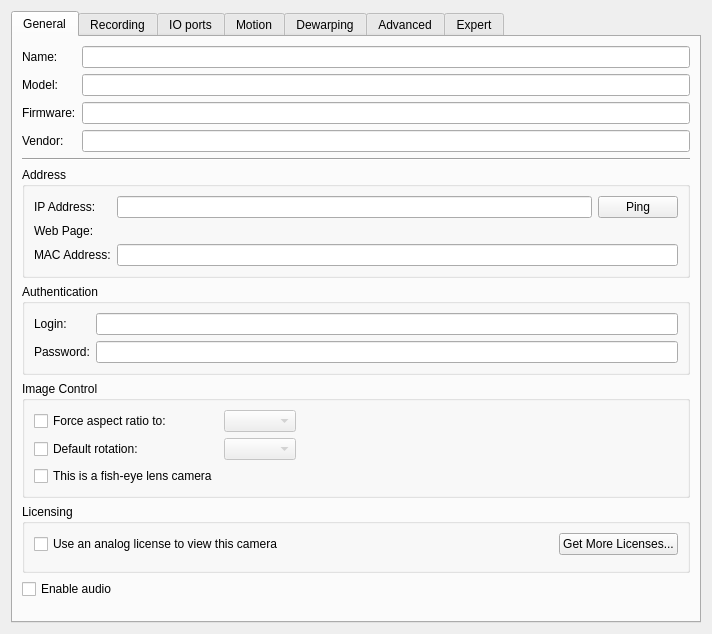
<?xml version="1.0" encoding="UTF-8"?>
<ui version="4.0">
 <class>SingleCameraSettingsWidget</class>
 <widget class="QWidget" name="SingleCameraSettingsWidget">
  <property name="geometry">
   <rect>
    <x>0</x>
    <y>0</y>
    <width>712</width>
    <height>634</height>
   </rect>
  </property>
  <property name="windowTitle">
   <string>Camera settings</string>
  </property>
  <layout class="QVBoxLayout" name="verticalLayout_8">
   <item>
    <widget class="QTabWidget" name="tabWidget">
     <property name="currentIndex">
      <number>0</number>
     </property>
     <widget class="QWidget" name="generalTab">
      <attribute name="title">
       <string>General</string>
      </attribute>
      <layout class="QVBoxLayout" name="verticalLayout_2">
       <item>
        <layout class="QFormLayout" name="formLayout_3">
         <property name="fieldGrowthPolicy">
          <enum>QFormLayout::AllNonFixedFieldsGrow</enum>
         </property>
         <item row="0" column="0">
          <widget class="QLabel" name="nameLabel">
           <property name="text">
            <string>Name:</string>
           </property>
          </widget>
         </item>
         <item row="0" column="1">
          <widget class="QLineEdit" name="nameEdit"/>
         </item>
         <item row="1" column="0">
          <widget class="QLabel" name="modelLabel">
           <property name="text">
            <string>Model:</string>
           </property>
          </widget>
         </item>
         <item row="1" column="1">
          <widget class="QLineEdit" name="modelEdit">
           <property name="readOnly">
            <bool>true</bool>
           </property>
          </widget>
         </item>
         <item row="2" column="0">
          <widget class="QLabel" name="firmwareLabel">
           <property name="text">
            <string>Firmware:</string>
           </property>
          </widget>
         </item>
         <item row="2" column="1">
          <widget class="QLineEdit" name="firmwareEdit">
           <property name="readOnly">
            <bool>true</bool>
           </property>
          </widget>
         </item>
         <item row="3" column="0">
          <widget class="QLabel" name="vendorLabel">
           <property name="text">
            <string>Vendor:</string>
           </property>
          </widget>
         </item>
         <item row="3" column="1">
          <widget class="QLineEdit" name="vendorEdit">
           <property name="readOnly">
            <bool>true</bool>
           </property>
          </widget>
         </item>
        </layout>
       </item>
       <item>
        <widget class="Line" name="line">
         <property name="orientation">
          <enum>Qt::Horizontal</enum>
         </property>
        </widget>
       </item>
       <item>
        <widget class="QGroupBox" name="addressGroupBox">
         <property name="title">
          <string>Address</string>
         </property>
         <layout class="QFormLayout" name="formLayout_5">
          <item row="0" column="1">
           <layout class="QHBoxLayout" name="horizontalLayout_5">
            <item>
             <widget class="QLineEdit" name="ipAddressEdit">
              <property name="enabled">
               <bool>true</bool>
              </property>
              <property name="frame">
               <bool>true</bool>
              </property>
              <property name="readOnly">
               <bool>true</bool>
              </property>
             </widget>
            </item>
            <item>
             <widget class="QPushButton" name="pingButton">
              <property name="sizePolicy">
               <sizepolicy hsizetype="Fixed" vsizetype="Fixed">
                <horstretch>0</horstretch>
                <verstretch>0</verstretch>
               </sizepolicy>
              </property>
              <property name="text">
               <string>Ping</string>
              </property>
             </widget>
            </item>
           </layout>
          </item>
          <item row="1" column="0">
           <widget class="QLabel" name="label">
            <property name="text">
             <string>Web Page:</string>
            </property>
           </widget>
          </item>
          <item row="1" column="1">
           <widget class="QLabel" name="webPageLabel">
            <property name="text">
             <string notr="true">&lt;camera url&gt;</string>
            </property>
            <property name="openExternalLinks">
             <bool>false</bool>
            </property>
           </widget>
          </item>
          <item row="0" column="0">
           <widget class="QLabel" name="ipAddressLabel">
            <property name="text">
             <string>IP Address:</string>
            </property>
           </widget>
          </item>
          <item row="2" column="0">
           <widget class="QLabel" name="macAddressLabel">
            <property name="text">
             <string>MAC Address:</string>
            </property>
           </widget>
          </item>
          <item row="2" column="1">
           <widget class="QLineEdit" name="macAddressEdit">
            <property name="readOnly">
             <bool>true</bool>
            </property>
           </widget>
          </item>
         </layout>
        </widget>
       </item>
       <item>
        <widget class="QGroupBox" name="authenticationGroupBox">
         <property name="title">
          <string>Authentication</string>
         </property>
         <layout class="QFormLayout" name="formLayout_4">
          <property name="fieldGrowthPolicy">
           <enum>QFormLayout::AllNonFixedFieldsGrow</enum>
          </property>
          <item row="0" column="0">
           <widget class="QLabel" name="loginLabel">
            <property name="text">
             <string>Login:</string>
            </property>
           </widget>
          </item>
          <item row="0" column="1">
           <widget class="QLineEdit" name="loginEdit"/>
          </item>
          <item row="1" column="0">
           <widget class="QLabel" name="passwordLabel">
            <property name="text">
             <string>Password:</string>
            </property>
           </widget>
          </item>
          <item row="1" column="1">
           <widget class="QLineEdit" name="passwordEdit">
            <property name="echoMode">
             <enum>QLineEdit::PasswordEchoOnEdit</enum>
            </property>
           </widget>
          </item>
         </layout>
        </widget>
       </item>
       <item>
        <widget class="QGroupBox" name="imageControlGroupBox">
         <property name="title">
          <string>Image Control</string>
         </property>
         <layout class="QGridLayout" name="gridLayout_2">
          <item row="0" column="0">
           <widget class="QCheckBox" name="forceArCheckBox">
            <property name="text">
             <string>Force aspect ratio to:</string>
            </property>
           </widget>
          </item>
          <item row="0" column="1">
           <layout class="QHBoxLayout" name="horizontalLayout_4">
            <item>
             <widget class="QComboBox" name="forceArComboBox">
              <property name="enabled">
               <bool>false</bool>
              </property>
             </widget>
            </item>
            <item>
             <spacer name="horizontalSpacer">
              <property name="orientation">
               <enum>Qt::Horizontal</enum>
              </property>
              <property name="sizeHint" stdset="0">
               <size>
                <width>40</width>
                <height>20</height>
               </size>
              </property>
             </spacer>
            </item>
           </layout>
          </item>
          <item row="1" column="0">
           <widget class="QCheckBox" name="forceRotationCheckBox">
            <property name="text">
             <string>Default rotation:</string>
            </property>
           </widget>
          </item>
          <item row="1" column="1">
           <layout class="QHBoxLayout" name="horizontalLayout_6">
            <item>
             <widget class="QComboBox" name="forceRotationComboBox">
              <property name="enabled">
               <bool>false</bool>
              </property>
             </widget>
            </item>
            <item>
             <spacer name="horizontalSpacer_2">
              <property name="orientation">
               <enum>Qt::Horizontal</enum>
              </property>
              <property name="sizeHint" stdset="0">
               <size>
                <width>40</width>
                <height>20</height>
               </size>
              </property>
             </spacer>
            </item>
           </layout>
          </item>
          <item row="2" column="0">
           <widget class="QCheckBox" name="fisheyeCheckBox">
            <property name="text">
             <string>This is a fish-eye lens camera</string>
            </property>
           </widget>
          </item>
         </layout>
        </widget>
       </item>
       <item>
        <widget class="QGroupBox" name="analogGroupBox">
         <property name="title">
          <string>Licensing</string>
         </property>
         <layout class="QVBoxLayout" name="verticalLayout_11">
          <item>
           <layout class="QHBoxLayout" name="horizontalLayout_7">
            <item>
             <widget class="QCheckBox" name="analogViewCheckBox">
              <property name="text">
               <string>Use an analog license to view this camera</string>
              </property>
             </widget>
            </item>
            <item>
             <spacer name="horizontalSpacer_4">
              <property name="orientation">
               <enum>Qt::Horizontal</enum>
              </property>
              <property name="sizeHint" stdset="0">
               <size>
                <width>40</width>
                <height>20</height>
               </size>
              </property>
             </spacer>
            </item>
            <item>
             <widget class="QPushButton" name="moreLicensesButton">
              <property name="text">
               <string>Get More Licenses...</string>
              </property>
             </widget>
            </item>
           </layout>
          </item>
          <item>
           <widget class="QnLicensesUsageWidget" name="licensesUsageWidget" native="true"/>
          </item>
         </layout>
        </widget>
       </item>
       <item>
        <widget class="QCheckBox" name="enableAudioCheckBox">
         <property name="text">
          <string>Enable audio</string>
         </property>
        </widget>
       </item>
       <item>
        <spacer name="verticalSpacer">
         <property name="orientation">
          <enum>Qt::Vertical</enum>
         </property>
         <property name="sizeHint" stdset="0">
          <size>
           <width>20</width>
           <height>40</height>
          </size>
         </property>
        </spacer>
       </item>
      </layout>
     </widget>
     <widget class="QWidget" name="recordingTab">
      <attribute name="title">
       <string>Recording</string>
      </attribute>
      <layout class="QVBoxLayout" name="verticalLayout">
       <property name="leftMargin">
        <number>0</number>
       </property>
       <property name="topMargin">
        <number>0</number>
       </property>
       <property name="rightMargin">
        <number>0</number>
       </property>
       <property name="bottomMargin">
        <number>0</number>
       </property>
       <item>
        <widget class="QnCameraScheduleWidget" name="cameraScheduleWidget" native="true"/>
       </item>
      </layout>
     </widget>
     <widget class="QWidget" name="ioSettingsTab">
      <attribute name="title">
       <string>IO ports</string>
      </attribute>
      <layout class="QVBoxLayout" name="verticalLayout_28" stretch="0">
       <item>
        <widget class="QnIOPortSettingsWidget" name="ioPortSettingsWidget" native="true"/>
       </item>
      </layout>
     </widget>
     <widget class="QWidget" name="motionTab">
      <attribute name="title">
       <string>Motion</string>
      </attribute>
      <layout class="QVBoxLayout" name="verticalLayout_7" stretch="0,1,0,0,0">
       <item>
        <widget class="QLabel" name="motionAvailableLabel">
         <property name="font">
          <font>
           <pointsize>14</pointsize>
          </font>
         </property>
         <property name="text">
          <string>Motion is not available for this camera</string>
         </property>
         <property name="alignment">
          <set>Qt::AlignCenter</set>
         </property>
        </widget>
       </item>
       <item>
        <widget class="QWidget" name="motionWidget" native="true"/>
       </item>
       <item>
        <widget class="QGroupBox" name="motionSettingsGroupBox">
         <property name="title">
          <string>Motion settings</string>
         </property>
         <layout class="QGridLayout" name="gridLayout">
          <item row="0" column="0">
           <widget class="QLabel" name="label_2">
            <property name="text">
             <string>Motion detection:</string>
            </property>
           </widget>
          </item>
          <item row="0" column="1">
           <layout class="QVBoxLayout" name="verticalLayout_9">
            <item>
             <widget class="QRadioButton" name="cameraMotionButton">
              <property name="text">
               <string>Hardware (Camera built-in)</string>
              </property>
              <property name="checked">
               <bool>true</bool>
              </property>
             </widget>
            </item>
            <item>
             <widget class="QRadioButton" name="softwareMotionButton">
              <property name="text">
               <string>Software (Max FPS may be slightly decreased on Server)</string>
              </property>
              <property name="checked">
               <bool>false</bool>
              </property>
             </widget>
            </item>
           </layout>
          </item>
          <item row="1" column="0">
           <widget class="QLabel" name="label_4">
            <property name="text">
             <string>Sensitivity:</string>
            </property>
            <property name="alignment">
             <set>Qt::AlignRight|Qt::AlignTrailing|Qt::AlignVCenter</set>
            </property>
            <property name="margin">
             <number>0</number>
            </property>
           </widget>
          </item>
          <item row="1" column="1">
           <widget class="QnTextTickSlider" name="sensitivitySlider">
            <property name="minimumSize">
             <size>
              <width>0</width>
              <height>0</height>
             </size>
            </property>
            <property name="maximum">
             <number>9</number>
            </property>
            <property name="orientation">
             <enum>Qt::Horizontal</enum>
            </property>
            <property name="tickPosition">
             <enum>QSlider::NoTicks</enum>
            </property>
            <property name="tickInterval">
             <number>0</number>
            </property>
           </widget>
          </item>
          <item row="2" column="1">
           <layout class="QHBoxLayout" name="horizontalLayout_3">
            <item>
             <widget class="QLabel" name="label_3">
              <property name="text">
               <string>Motion mask (0)</string>
              </property>
              <property name="alignment">
               <set>Qt::AlignLeading|Qt::AlignLeft|Qt::AlignTop</set>
              </property>
             </widget>
            </item>
            <item>
             <widget class="QLabel" name="label_6">
              <property name="text">
               <string>Maximum sensitivity (9)</string>
              </property>
              <property name="alignment">
               <set>Qt::AlignRight|Qt::AlignTop|Qt::AlignTrailing</set>
              </property>
             </widget>
            </item>
           </layout>
          </item>
          <item row="3" column="1">
           <widget class="Line" name="line_2">
            <property name="orientation">
             <enum>Qt::Horizontal</enum>
            </property>
           </widget>
          </item>
          <item row="3" column="0">
           <widget class="Line" name="line_3">
            <property name="orientation">
             <enum>Qt::Horizontal</enum>
            </property>
           </widget>
          </item>
         </layout>
        </widget>
       </item>
       <item>
        <widget class="QWidget" name="widget" native="true">
         <layout class="QHBoxLayout" name="horizontalLayout" stretch="0,1">
          <property name="leftMargin">
           <number>0</number>
          </property>
          <property name="topMargin">
           <number>0</number>
          </property>
          <property name="rightMargin">
           <number>0</number>
          </property>
          <property name="bottomMargin">
           <number>0</number>
          </property>
          <item>
           <widget class="QLabel" name="label_5">
            <property name="sizePolicy">
             <sizepolicy hsizetype="Preferred" vsizetype="Minimum">
              <horstretch>0</horstretch>
              <verstretch>0</verstretch>
             </sizepolicy>
            </property>
            <property name="text">
             <string>Camera motion web page:</string>
            </property>
            <property name="openExternalLinks">
             <bool>false</bool>
            </property>
           </widget>
          </item>
          <item>
           <widget class="QLabel" name="motionWebPageLabel">
            <property name="sizePolicy">
             <sizepolicy hsizetype="Preferred" vsizetype="Minimum">
              <horstretch>0</horstretch>
              <verstretch>0</verstretch>
             </sizepolicy>
            </property>
            <property name="text">
             <string>URL</string>
            </property>
           </widget>
          </item>
         </layout>
        </widget>
       </item>
       <item>
        <layout class="QHBoxLayout" name="horizontalLayout_2">
         <item>
          <spacer name="horizontalSpacer_3">
           <property name="orientation">
            <enum>Qt::Horizontal</enum>
           </property>
           <property name="sizeHint" stdset="0">
            <size>
             <width>40</width>
             <height>20</height>
            </size>
           </property>
          </spacer>
         </item>
         <item>
          <widget class="QPushButton" name="resetMotionRegionsButton">
           <property name="text">
            <string>Reset motion regions</string>
           </property>
          </widget>
         </item>
        </layout>
       </item>
      </layout>
     </widget>
     <widget class="QWidget" name="fisheyeTab">
      <attribute name="title">
       <string>Dewarping</string>
      </attribute>
      <layout class="QVBoxLayout" name="verticalLayout_10">
       <property name="leftMargin">
        <number>0</number>
       </property>
       <property name="topMargin">
        <number>0</number>
       </property>
       <property name="rightMargin">
        <number>0</number>
       </property>
       <property name="bottomMargin">
        <number>0</number>
       </property>
       <item>
        <widget class="QnFisheyeSettingsWidget" name="fisheyeSettingsWidget" native="true"/>
       </item>
      </layout>
     </widget>
     <widget class="QWidget" name="advancedTab">
      <attribute name="title">
       <string>Advanced</string>
      </attribute>
      <layout class="QVBoxLayout" name="verticalLayout_3">
       <item>
        <widget class="QnCameraAdvancedSettingsWidget" name="advancedSettingsWidget" native="true"/>
       </item>
      </layout>
     </widget>
     <widget class="QWidget" name="expertTab">
      <attribute name="title">
       <string>Expert</string>
      </attribute>
      <layout class="QVBoxLayout" name="verticalLayout_6">
       <property name="leftMargin">
        <number>0</number>
       </property>
       <property name="topMargin">
        <number>0</number>
       </property>
       <property name="rightMargin">
        <number>0</number>
       </property>
       <property name="bottomMargin">
        <number>0</number>
       </property>
       <item>
        <widget class="QnCameraExpertSettingsWidget" name="expertSettingsWidget" native="true"/>
       </item>
      </layout>
     </widget>
    </widget>
   </item>
  </layout>
 </widget>
 <customwidgets>
  <customwidget>
   <class>QnCameraScheduleWidget</class>
   <extends>QWidget</extends>
   <header>ui/widgets/properties/camera_schedule_widget.h</header>
   <container>1</container>
  </customwidget>
  <customwidget>
   <class>QnCameraExpertSettingsWidget</class>
   <extends>QWidget</extends>
   <header>ui/widgets/properties/expert_settings_widget.h</header>
   <container>1</container>
  </customwidget>
  <customwidget>
   <class>QnIOPortSettingsWidget</class>
   <extends>QWidget</extends>
   <header>ui/widgets/properties/ioport_settings_widget.h</header>
   <container>1</container>
  </customwidget>
  <customwidget>
   <class>QnLicensesUsageWidget</class>
   <extends>QWidget</extends>
   <header location="global">ui/widgets/licenses_usage_widget.h</header>
   <container>1</container>
  </customwidget>
  <customwidget>
   <class>QnTextTickSlider</class>
   <extends>QSlider</extends>
   <header>ui/widgets/properties/text_tick_slider.h</header>
  </customwidget>
  <customwidget>
   <class>QnFisheyeSettingsWidget</class>
   <extends>QWidget</extends>
   <header>ui/widgets/properties/fisheye_settings_widget.h</header>
   <container>1</container>
  </customwidget>
  <customwidget>
   <class>QnCameraAdvancedSettingsWidget</class>
   <extends>QWidget</extends>
   <header location="global">ui/widgets/properties/camera_advanced_settings_widget.h</header>
   <container>1</container>
  </customwidget>
 </customwidgets>
 <resources/>
 <connections/>
 <slots>
  <slot>buttonClicked(QAbstractButton*)</slot>
 </slots>
</ui>
